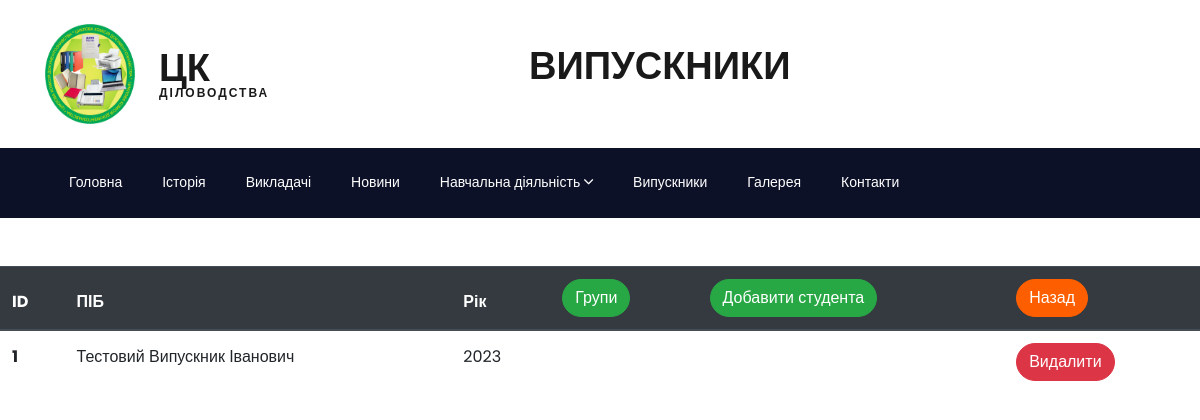
Screenshot of /admin/student/index-student.php (signed in) with the database file from the repository.
### tables this page shows
CREATE TABLE `students` (
  `id_students` int(11) NOT NULL,
  `FirstName` varchar(50) NOT NULL,
  `LastName` varchar(50) NOT NULL,
  `PoBatkovi` varchar(50) NOT NULL,
  `grupa` int(11) NOT NULL
);

CREATE TABLE `grupa` (
  `id_grupa` int(11) NOT NULL,
  `year` int(11) NOT NULL,
  `name` varchar(20) NOT NULL,
  `curator` int(11) NOT NULL,
  `img` text NOT NULL
);

### database/function.php (called while the page is built, shortened)
<?php
include "conf.php";
function get_student() {
    global $conn;
    $sql = "SELECT * FROM grupa INNER JOIN students ON grupa.id_grupa = students.grupa ORDER BY `year` DESC";
    $result = mysqli_query($conn, $sql);
    $student = mysqli_fetch_all($result, MYSQLI_ASSOC);
    return $student;
}

### admin/student/index-student.php (the view, shortened to what this page needs)
<?php
include "../../database/function.php";
?>
<!DOCTYPE html>
<html lang="ua">
<head>
    <link rel="stylesheet" href="../../css/open-iconic-bootstrap.min.css">
    <link rel="stylesheet" href="../../css/animate.css">
    <link rel="stylesheet" href="../../css/owl.carousel.min.css">
    <link rel="stylesheet" href="../../css/owl.theme.default.min.css">
    <link rel="stylesheet" href="../../css/magnific-popup.css">
    <link rel="stylesheet" href="../../css/aos.css">
    <link rel="stylesheet" href="../../css/ionicons.min.css">
    <link rel="stylesheet" href="../../css/flaticon.css">
    <link rel="stylesheet" href="../../css/icomoon.css">
    <link rel="stylesheet" href="../../css/style.css">
</head>
<body>
<div class="bg-top navbar-light">
    <div class="container">
        <div class="row no-gutters d-flex align-items-center align-items-stretch">
            <div class="block-21 mt-4 mb-4 d-flex">
                <a href="../index.php"><img class="blog-img mr-4" src="../../images/logo.png" alt=""></a>
            </div>
            <div class="col-md-4 d-flex align-items-center py-4">
                <a class="navbar-brand" href="../index.php">ЦК<span>Діловодства</span></a>
            </div>
            <div class="col-md-4 d-flex align-items-center py-4">
                <p class="navbar-brand">Випускники</p>
            </div>
        </div>
    </div>
</div>
<nav class="navbar navbar-expand-lg navbar-dark bg-dark ftco-navbar-light" id="ftco-navbar">
    <div class="container d-flex align-items-center px-4">
        <div class="collapse navbar-collapse" id="ftco-nav">
            <ul class="navbar-nav mr-auto">
                <li class="nav-item"><a href="../logout.php" class="nav-link pl-0">Головна</a></li>
                <li class="nav-item"><a href="../../history.php" class="nav-link">Історія</a></li>
                <li class="nav-item"><a href="../../teacher.php" class="nav-link">Викладачі</a></li>
                <li class="nav-item"><a href="../../news.php" class="nav-link">Новини</a></li>
                <div class="dropdown collapse navbar-collapse navbar-nav mr-auto">
                    <li class="nav-item"><a href="#" class="nav-link">Навчальна діяльність <i class="ion-ios-arrow-down"></i></a></li>
                </div>
                <li class="nav-item"><a href="../../post-student.php?grupa_id=1" class="nav-link">Випускники</a></li>
                <li class="nav-item"><a href="../../galery.php" class="nav-link">Галерея</a></li>
                <li class="nav-item"><a href="../../contact.php" class="nav-link">Контакти</a></li>
            </ul>
        </div>
    </div>
</nav>
<div class="mt-5 mb-5">
    <div class="row">
        <div class="col">
            <table class="table">
                <thead class="thead-dark">
                <tr>
                    <th scope="col">ID</th>
                    <th scope="col">ПІБ</th>
                    <th scope="col">Рік</th>
                    <th><a href="index-grup.php" class="btn btn-success">Групи</a></th>
                    <th><a href="add-student.php" class="btn btn-success">Добавити студента</a></th>
                    <th><a href="../index.php" class="btn btn-primary">Назад</a></th>
                </tr>
                </thead>
                <?php $students = get_student();
                foreach ($students as $student):?>
                    <tbody>
                    <tr>
                        <th scope="row"><?=$student['id_students'];?></th>
                        <td><?=$student['LastName']?> <?=$student['FirstName']?> <?=$student['PoBatkovi']?></td>
                        <td><?=$student['year']?></td>
                        <th></th>
                        <th></th>
                        <td><a href="delete-student.php?student_id=<?=$student['id_students']?>" class="btn btn-danger">Видалити</a></td>
                    </tr>
                    </tbody>
                <?php endforeach;?>
            </table>
        </div>
    </div>
</div>
</body>
</html>

### rows the page displays
students: id_students "1", LastName "Тестовий", FirstName "Випускник", PoBatkovi "Іванович", grupa.year "2023"
